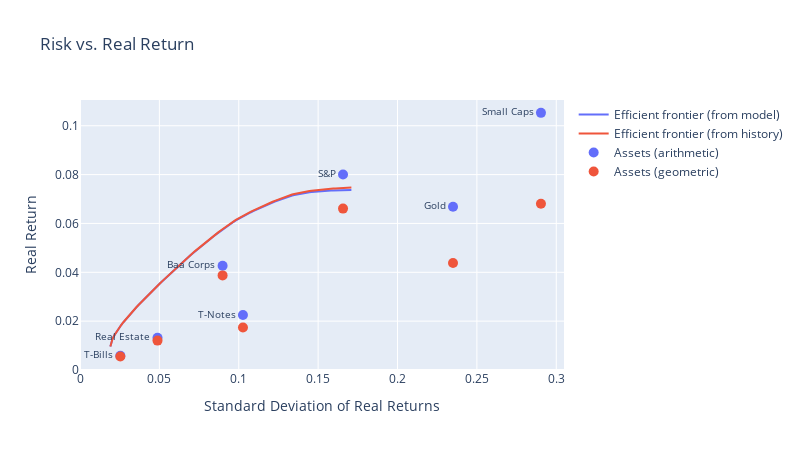

This figure's notebook cell:
### Code cell
%%time
plot_ef_df = solve_efficient_frontier(covariance_matrix, mean_returns, minvol, maxretvol, NPOINTS, True)

efrontier_plotly(plot_ef_df,
          df,
          xlabel="Standard Deviation of Real Returns",
          ylabel="Real Return",
          title=None)

### Figure 1 — Plotly figure (JSON) as saved in the notebook; plotly's stock layout.template omitted (floating-point values rounded to 4 significant figures; data arrays with more than 128 entries replaced by an {"elided": "..."} marker saying what was removed)
{"data": [{"line": {"color": "#636EFA", "width": 2}, "mode": "lines", "name": "Efficient frontier (from model)", "type": "scatter", "x": {"elided": "200 float values"}, "y": {"elided": "200 float values"}}, {"line": {"color": "#EF553B", "width": 2}, "mode": "lines", "name": "Efficient frontier (from history)", "type": "scatter", "x": {"elided": "200 float values"}, "y": {"elided": "200 float values"}}, {"marker": {"color": "#636EFA", "size": 10}, "mode": "markers+text", "name": "Assets (arithmetic)", "text": ["Small Caps", "S&P", "T-Bills", "T-Notes", "Real Estate", "Baa Corps", "Gold"], "textfont": {"size": 10}, "textposition": "middle left", "type": "scatter", "x": [0.2903, 0.1657, 0.0254, 0.1026, 0.04882, 0.08982, 0.235], "y": [0.1053, 0.08002, 0.005862, 0.02249, 0.01321, 0.04265, 0.06681]}, {"marker": {"color": "#EF553B", "size": 10}, "mode": "markers", "name": "Assets (geometric)", "text": ["Small Caps", "S&P", "T-Bills", "T-Notes", "Real Estate", "Baa Corps", "Gold"], "textposition": "middle left", "type": "scatter", "x": [0.2903, 0.1657, 0.0254, 0.1026, 0.04882, 0.08982, 0.235], "y": [0.06803, 0.06607, 0.005546, 0.01743, 0.01204, 0.03873, 0.04379]}], "layout": {"height": 450, "hovermode": "closest", "showlegend": true, "title": {"text": "Risk vs. Real Return"}, "width": 800, "xaxis": {"range": [0, 0.3049], "showgrid": true, "title": {"text": "Standard Deviation of Real Returns"}}, "yaxis": {"range": [0, 0.1105], "showgrid": true, "title": {"text": "Real Return"}}}}
